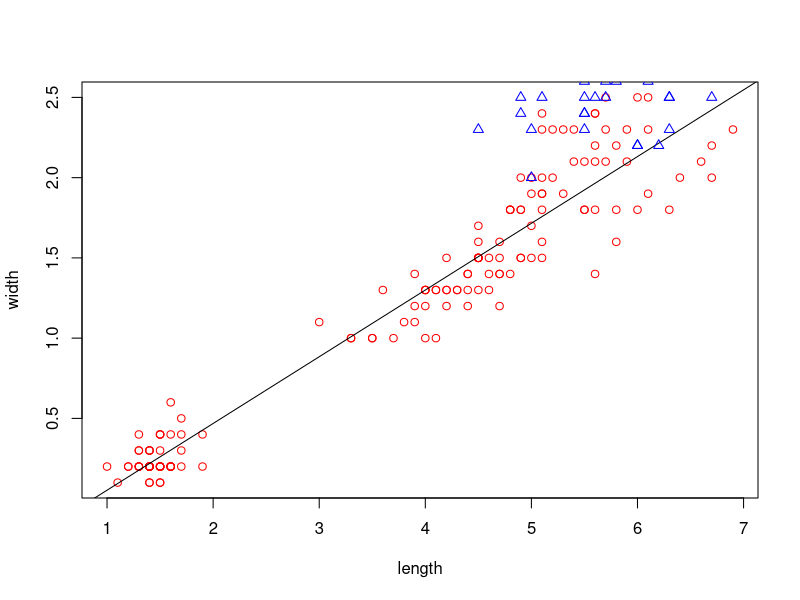
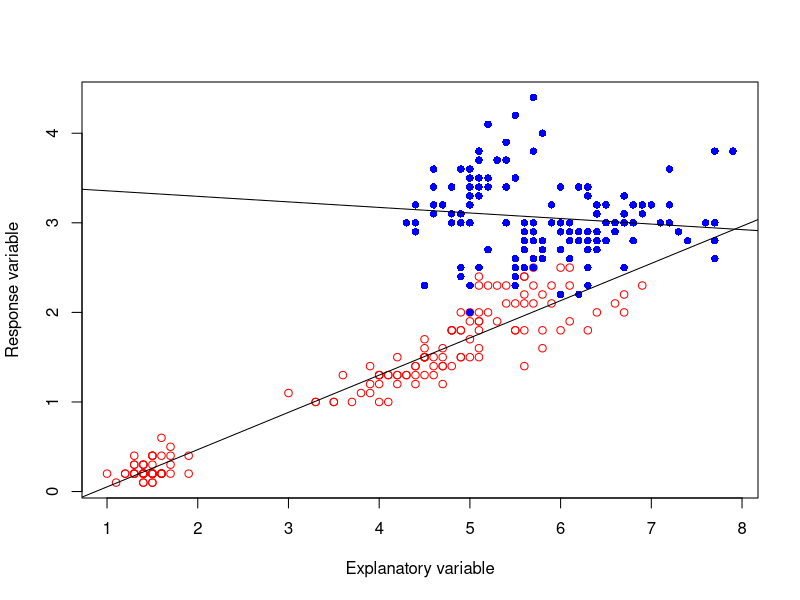
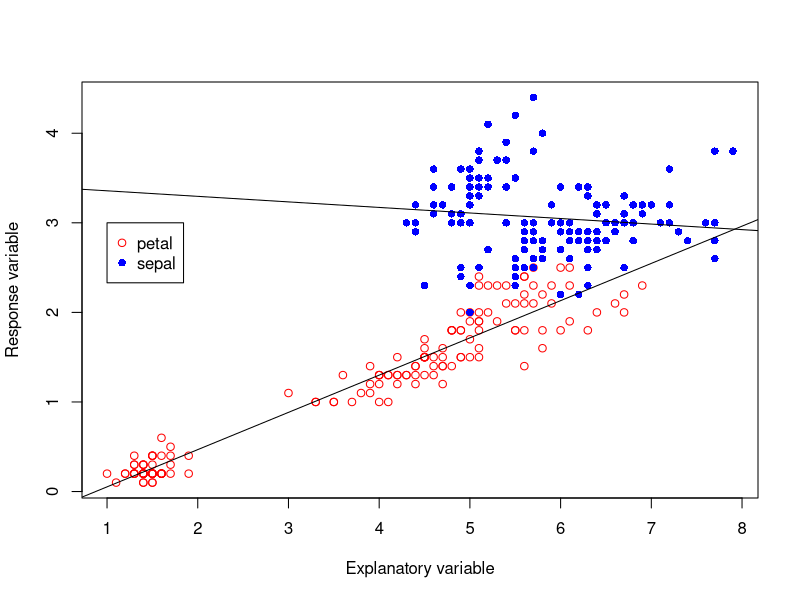
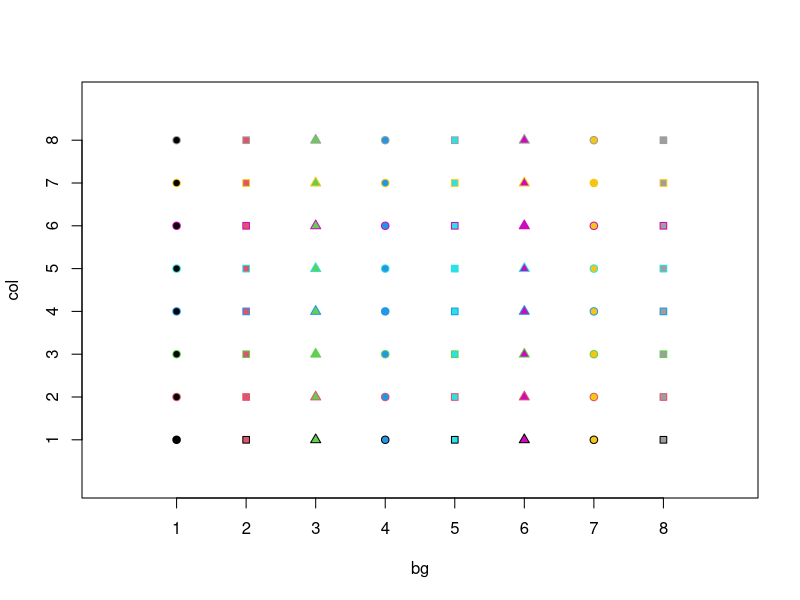
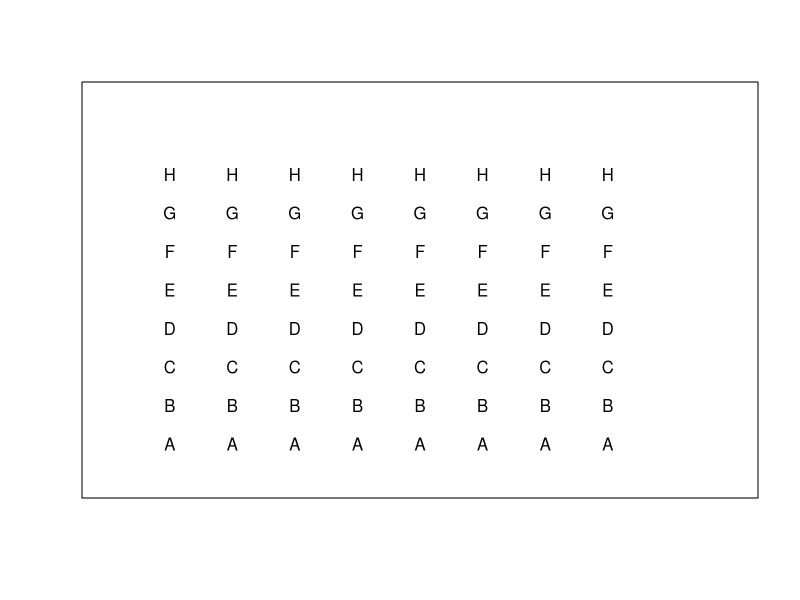

Here is the R script that generated these plots, in order:
## ---- chunk 1
data("iris")
x1 <- iris$Petal.Length
x2 <- iris$Sepal.Length
y1 <- iris$Petal.Width
y2 <- iris$Sepal.Width
## ---- chunk 2
plot(x1, y1, xlab = "length", ylab = "width", col="red", pch=1)
abline(lm(y1 ~ x1))
points(x2, y2, col="blue", pch=2)
abline(lm(y2 ~ x2))
## ---- chunk 3
plot(c(x1,x2), c(y1,y2), xlab="Explanatory variable", ylab = "Response variable", type = "n")
points(x1, y1, col="red")
points(x2, y2, col="blue", pch=16)
abline(lm(y1 ~ x1))
abline(lm(y2 ~ x2))
## ---- chunk 4
plot(c(x1,x2),c(y1,y2), xlim=range(x1,x2), ylim=range(y1, y2), xlab="Explanatory variable", ylab="Response variable", type="n")
points(x1,y1,col="red")
points(x2,y2,col="blue",pch=16)
abline(lm(y1~x1))
abline(lm(y2~x2))
legend(3, c("petal","sepal"), pch=c(1,16), col=c("red","blue"))
## ---- chunk 5
plot(0:9,0:9,pch=16,type="n",xaxt="n",yaxt="n",ylab="col",xlab="bg")
axis(1,at=1:8)
axis(2,at=1:8)
for (i in 1:8) points(1:8,rep(i,8),pch=c(21,22,24),bg=1:8,col=i)
## ---- chunk 6
plot(c(0,10),c(0,10),type="n",xlab="",ylab="",xaxt="n", yaxt="n")
for (i in 1:8) text(1:8,rep(i,8), LETTERS[i])
